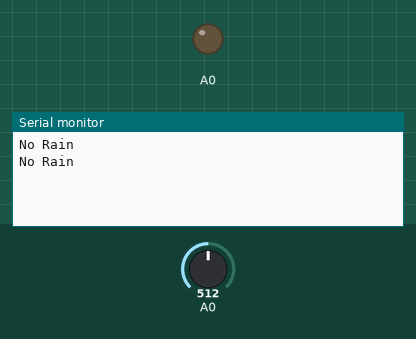
Bench run of a sketch on a simulated Arduino Uno, built with avr-gcc and run on an emulated ATmega328P. On the bench: output pins drawn as LEDs (lit = HIGH), the last lines printed to the serial monitor. The test bench sets the inputs (shaded band); at power-on: A0 = 512.

Above: at 1.2 s.
1.3 s: A0 set to 482
At 2.8 s:
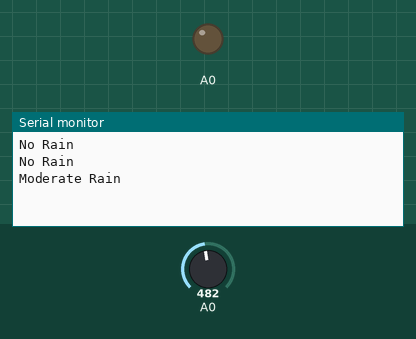
4.3 s: A0 set to 290
At 5.8 s:
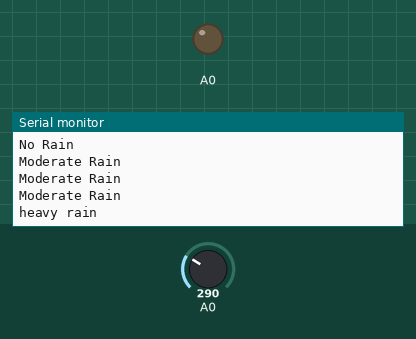

Measured:
- the behaviour switches between 500 and 499 on A0 (found by bisection; images 0 and 1)
- after the input at 1.3 s, the serial monitor: prints a new line after 0.70 s (image 1)
- after the input at 4.3 s, the serial monitor: prints a new line after 0.70 s (image 2)

The sketch:

rain_drop_test1.ino
```cpp
void setup(){
 Serial.begin(9600);
 pinMode(A0, OUTPUT);
}
void loop(){
 if(analogRead(A0)<300&&analogRead(A0)>0) Serial.println("heavy rain");
 else if(analogRead(A0)<500&&analogRead(A0)>300) Serial.println("Moderate Rain");
 else Serial.println("No Rain");


delay(1000);}
```
